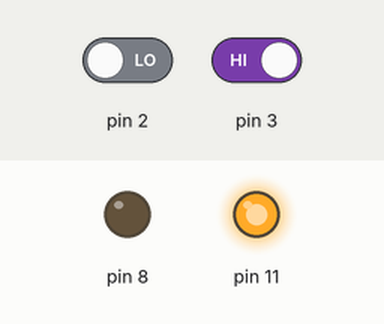
The sketch below on a simulated Arduino Uno, built with avr-gcc and run on an emulated ATmega328P. Parts: output pins drawn as LEDs (lit = HIGH). Dashed ring = blinking. The test bench sets the inputs (shaded band); at power-on: pin 2 LOW, pin 3 HIGH.

Above: at 1.2 s.
1.3 s: pin 2 driven HIGH
At 2.7 s:
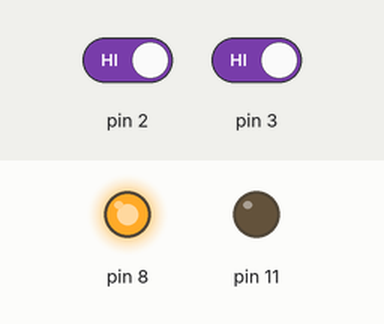
3.0 s: pin 3 driven LOW
At 3.59 s:
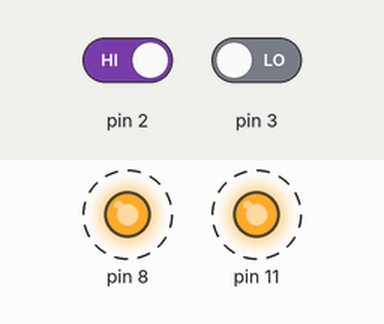
6.0 s: pin 3 driven HIGH
At 6.38 s:
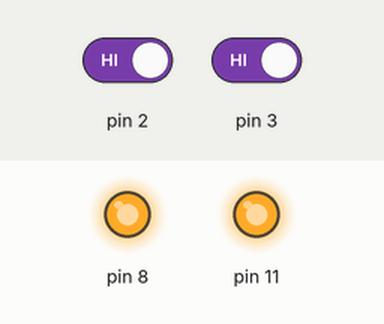
Timing chart, 0 to 9.0 s (numbered marks = the images above; inputs shaded):
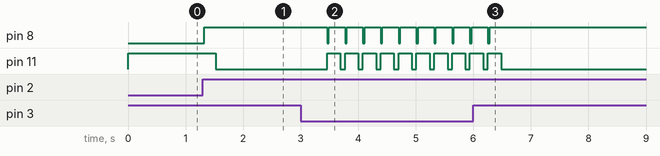

Measured:
- after the input at 1.3 s, pin 8: LOW → HIGH at once; pin 11: HIGH → LOW after 0.22 s
- after the input at 3.0 s, pin 8: alternates HIGH for 0.28 s and LOW for 0.03 s, starting after 0.46 s; pin 11: alternates HIGH for 0.23 s and LOW for 0.08 s, starting after 0.46 s
- after the input at 6.0 s, pin 8: goes on until 6.3 s, then stays HIGH; pin 11: goes on until 6.5 s, then stays LOW

The sketch:

LED-bponoff.ino
```cpp
  int bpon ;
  int bpoff ;
  int C ;

void setup() {

  pinMode(8, OUTPUT);
  pinMode(11, OUTPUT);
  pinMode(2, INPUT);
  pinMode(3, INPUT);
  digitalWrite (8, LOW);
  digitalWrite (11, HIGH);
  C = 0 ;

}

void loop() {

  bpon = digitalRead (2);
  bpoff = digitalRead (3);

  if (bpon == HIGH) {
  digitalWrite(8, HIGH);
  C = C + 1 ;
  delay (200);
  }
  bpon = digitalRead (2);
  if (bpon == HIGH and C >= 1) {
  digitalWrite(11, LOW);
  delay (50);

  }

  delay(30);

  if (bpoff == LOW) {
  digitalWrite(8, LOW);
  digitalWrite(11, HIGH);
  }

  delay(30);
}
```
